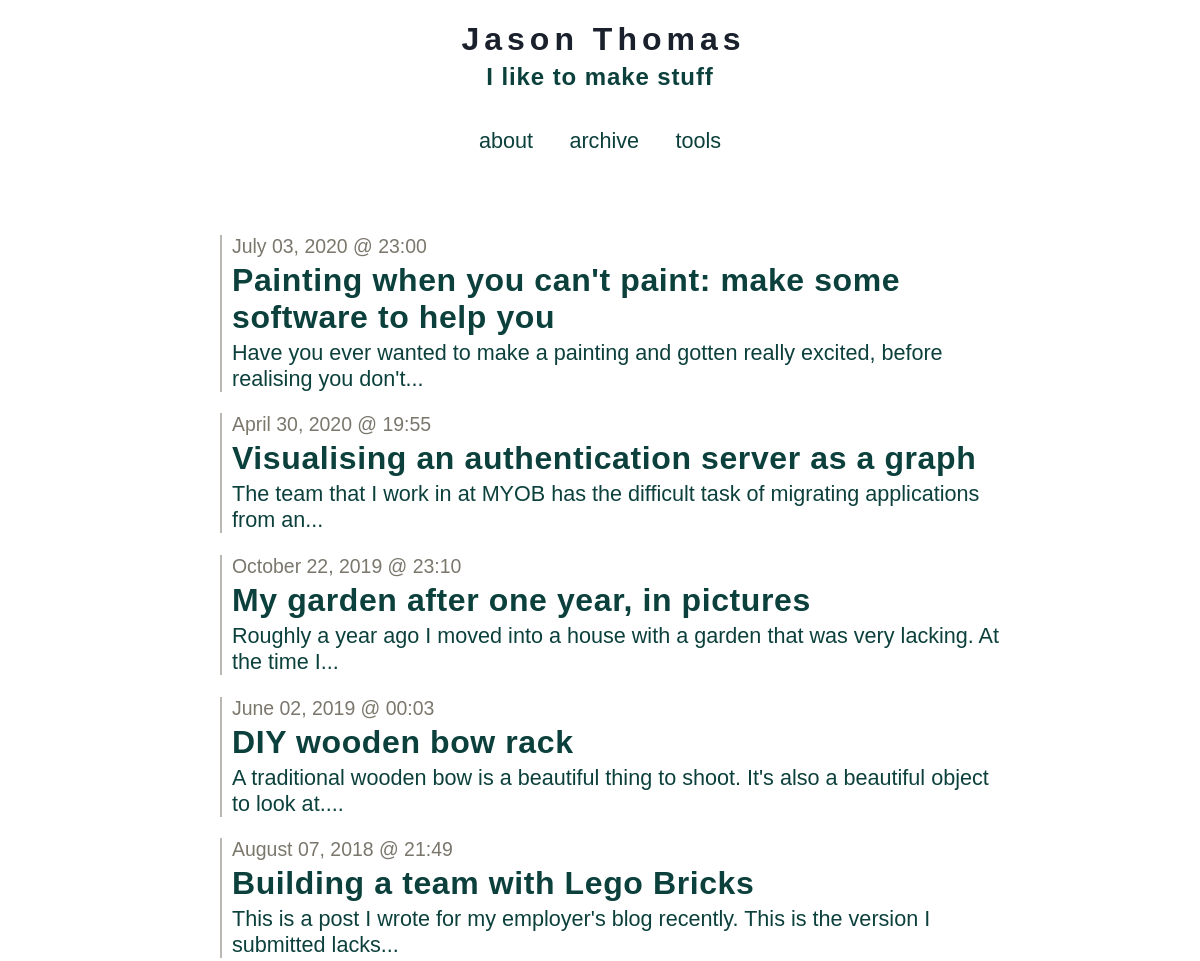
Page /archive (upper part) on the earlier database version.
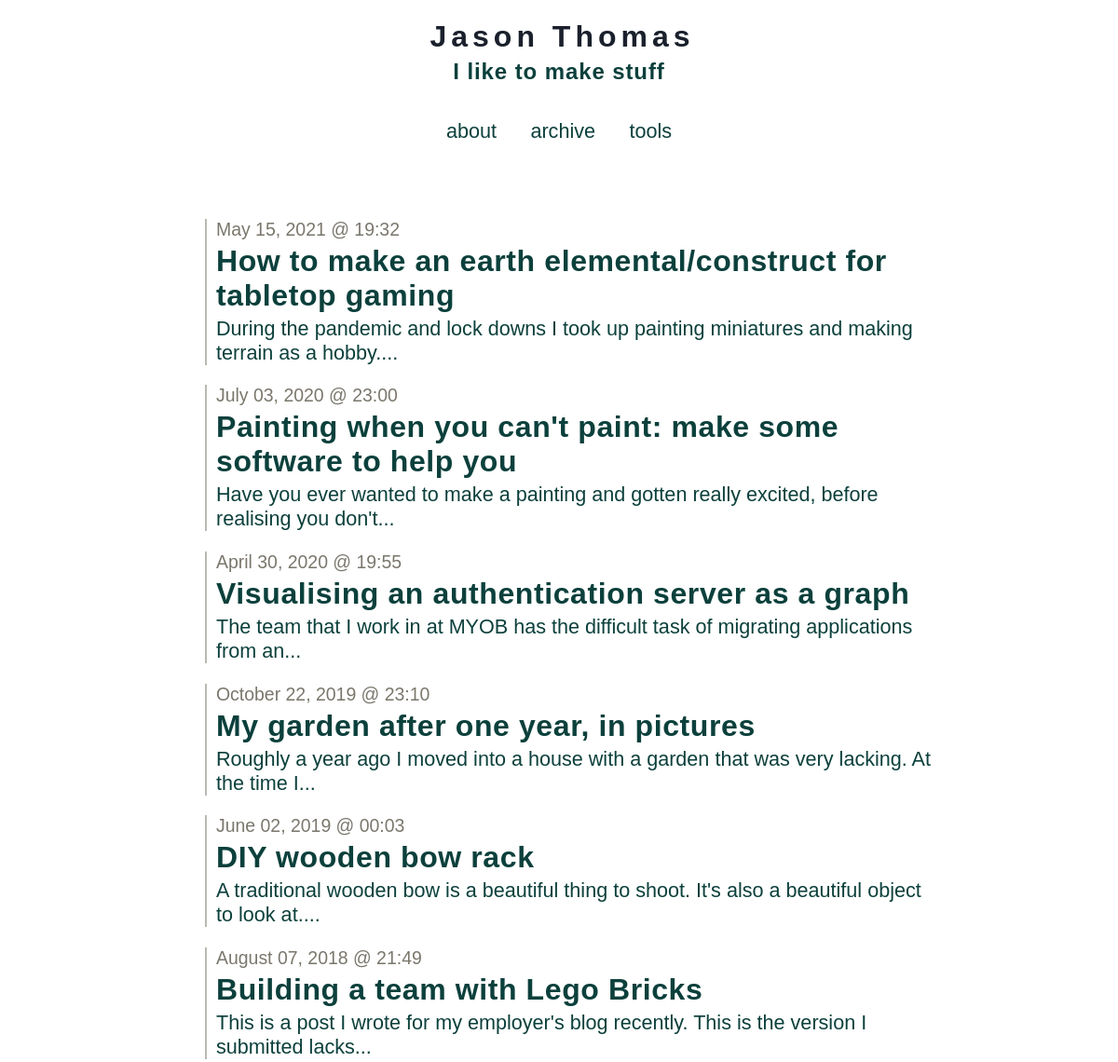
Same page on the later database version.
### tables this page shows
CREATE TABLE entries (
  id integer primary key autoincrement,
  entryDate date not null,
  title text not null,
  text text not null
);

### app.py (the view)
@app.route('/archive')
def show_archive():
    session.pop('logged_in', None)
    entries = getSqlRecords()
    return render_template('show_archive.html', entries=entries)

### app.py (called while the page is built)
def connect_db():
    return sqlite3.connect(app.config['DATABASE'])

def getSqlRecords():
    cursor = g.db.execute('select title, entryDate, text from entries order by id asc')
    entries = [dict(title=row[0], date=row[1], text=row[2]) for row in cursor.fetchall()]
    return entries

@app.before_request
def before_request():
    g.db = connect_db()

@app.teardown_request
def teardown_request(exception):
    db = getattr(g, 'db', None)
    if db is not None:
        db.close()

@app.after_request
def after_request(response):
    response.headers.set('X-Content-Type-Options', 'nosniff')
    response.headers.set('X-Frame-Options', 'DENY')
    response.headers.set('X-XSS-Protection', '1; mode=block')
    response.headers.set('Strict-Transport-Security', 'max-age=63072000')
    return response

### templates/show_archive.html
{% extends "layout.html" %}
{% block body %}
  <ul class=entries>
  {% set entry_length=entries|length %}
  {% if entry_length > 0 %}
    {% for entry in entries|reverse() %}
      {% set this_entry_i=entry_length-loop.index %}
      <li class=archiveLink value=><a href="/post?postNum={{this_entry_i}}"><p class=dateText>{{ entry.date|safe }}</p><h2>{{ entry.title }}</h2> <p>{{entry.text|striptags|truncate(100) }}</p></a>
    {% endfor %}
  {% else %}
    <li><em>Why not say something?</em>
  {% endif %}
  </ul>
{% endblock %}

### templates/layout.html (shortened to what this page needs)
<!doctype html>
<link rel="stylesheet" href="{{ url_for('static', filename='default.css') }}">
<link rel=stylesheet type=text/css href="{{ url_for('static', filename='style.css') }}">
<div class=topBanner>
  <a href="/">
    <h1>Jason Thomas</h1>
    <h4>I like to make stuff</h4>
  </a>
</div>
<div class=topLinks>
  <a href="{{ url_for('about') }}">about</a>
  <a href="{{ url_for('show_archive') }}">archive</a>
  <a href="{{ url_for('my_work') }}">tools</a>
</div>
<div class=page>
  {% block body %}{% endblock %}
</div>

### static/style.css (style rules this page uses)
a,h2,h3 { color: #0C403C; }
a:link { text-decoration: none; }
h1,h2,h3,h4 { letter-spacing: 0.6px; }
.page { margin: 3em auto; padding: .8em; max-width: 800px; }
.page a { text-decoration: underline; }
li { margin-bottom: 1em; list-style: none; padding-left:10px; border-left: 2px solid #BBB8B1; margin-left:10px; }
.archiveLink * { cursor:pointer; margin-bottom: 0.125em; margin-top: 0.125em; }
.archiveLink a { text-decoration: none; }
ul { padding-left:10px; }
.topBanner { width: 100%; text-align: center; cursor: pointer; }
.topBanner h1 { font-size: 4.0vh; margin-bottom:5px; letter-spacing:5px; margin-left:7px; color: #1A202C; }
.topBanner h4 { font-size: 3.0vh; letter-spacing:0.9px; margin-top:5px; color: #0C403C; }
.metanav, .topLinks { text-align: center; font-size: 0.9em; padding: 0.3em; }
.topLinks * { margin: 0.75em; margin-top: 0; }
.dateText { margin-bottom:0px; color: #7B776D; font-size:90%; }
h1 { font-size: 4.0vh; }
h2 { font-size: 4.0vh; }
h4 { font-size: 3.2vh; }
p, a, code, li { font-size: 2.7vh; }

Differences in the rows shown:
added entries: date "May 15, 2021 @ 19:32", title "How to make an earth elemental/construct for tabletop gaming", text "During the pandemic and lock downs I took up painting miniatures and making terrain as a hobby...."
